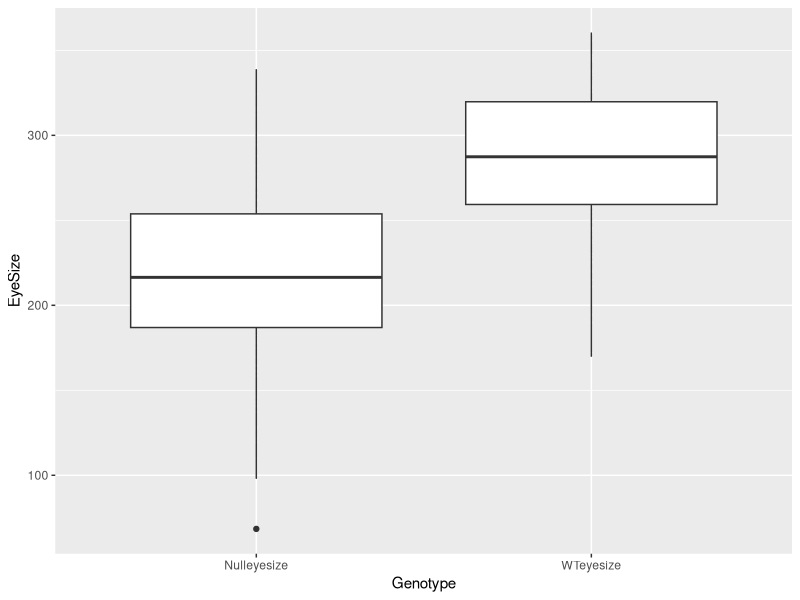
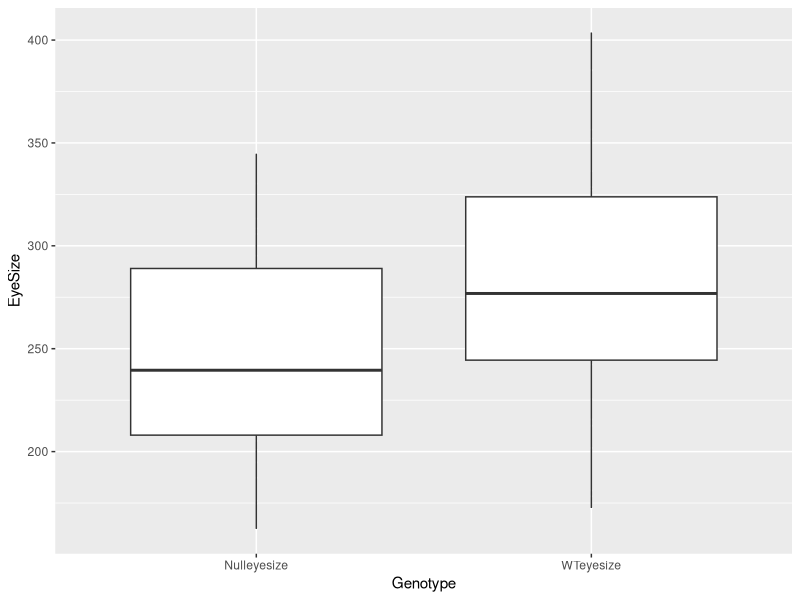
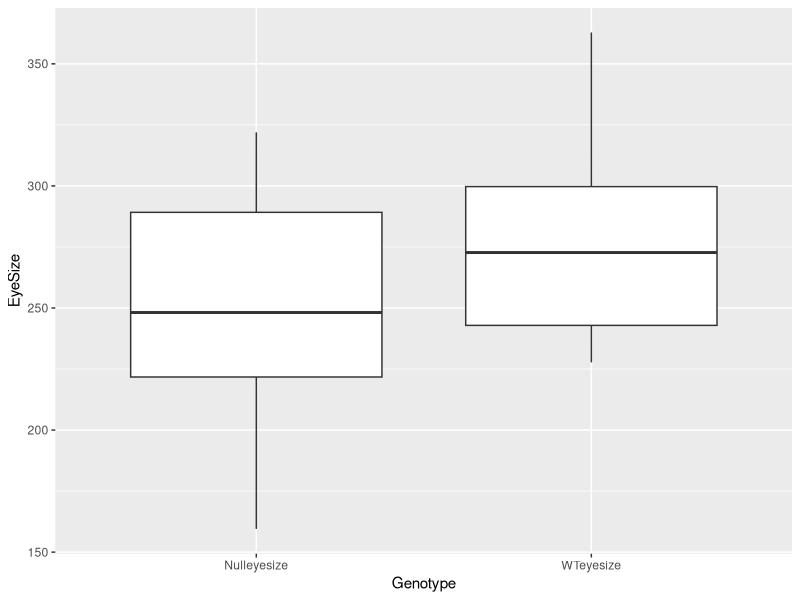

Reproduce these figures in R, in order.
## ---- chunk 1
knitr::opts_chunk$set(echo = TRUE)
## ---- chunk 2
library(tidyverse)
library(ggplot2)
library(MASS)
library(dplyr)

# Example data set of Eye- Diameter at 72hpf
wt_e <- rnorm(n=100, mean=290 , sd=50)


null_e <-rnorm( n=100, mean=220 , sd=50)




eye_size_df <- data.frame(WTeyesize = wt_e , Nulleyesize = null_e)

str(eye_size_df)

long_df <- eye_size_df %>%
      pivot_longer(cols=WTeyesize:Nulleyesize, names_to= "Genotype" , values_to= "EyeSize")

head(long_df)

test<-t.test(wt_e,null_e, paired=TRUE)

print(test)

#p-value1(n=30): 5.8e-07, p-value(n=50):2.5e-09, p-value(n=100):2.2e-16

p1 <- ggplot(data=long_df, aes(x=Genotype, y=EyeSize)) + geom_point(color="white" , fill="purple", size=0.2) +
  stat_boxplot()

print(p1)








## ---- chunk 3
library(tidyverse)
library(ggplot2)
library(MASS)
library(dplyr)

# Example data set of Eye- Diameter at 72hpf
wt_e <- rnorm(n=30 , mean=270 , sd=50)


null_e <-rnorm( n=30 , mean=240 , sd=50)




eye_size_df <- data.frame(WTeyesize = wt_e , Nulleyesize = null_e)

str(eye_size_df)

long_df <- eye_size_df %>%
      pivot_longer(cols=WTeyesize:Nulleyesize, names_to= "Genotype" , values_to= "EyeSize")

head(long_df)

test<-t.test(wt_e,null_e, paired=TRUE)

print(test)

#p-value(250-240):0.2558 
#p-value(260-240):0.07137
#p-value(270-240):0.006474

p1 <- ggplot(data=long_df, aes(x=Genotype, y=EyeSize)) + geom_point(color="white" , fill="purple", size=0.2) +
  stat_boxplot()

print(p1)




## ---- chunk 4
library(tidyverse)
library(ggplot2)
library(MASS)
library(dplyr)

# Example data set of Eye- Diameter at 72hpf
wt_e <- rnorm(n=10 , mean=290 , sd=50)


null_e <-rnorm( n=10 , mean=240 , sd=50)




eye_size_df <- data.frame(WTeyesize = wt_e , Nulleyesize = null_e)

str(eye_size_df)

long_df <- eye_size_df %>%
      pivot_longer(cols=WTeyesize:Nulleyesize, names_to= "Genotype" , values_to= "EyeSize")

head(long_df)

test<-t.test(wt_e,null_e, paired=TRUE)

print(test)

#p-value(5):0.2921-0.2338
#p-value(10):0.07516-0.001271
#p-value(15):0.0001277

p1 <- ggplot(data=long_df, aes(x=Genotype, y=EyeSize)) + geom_point(color="white" , fill="purple", size=0.2) +
  stat_boxplot()

print(p1)




